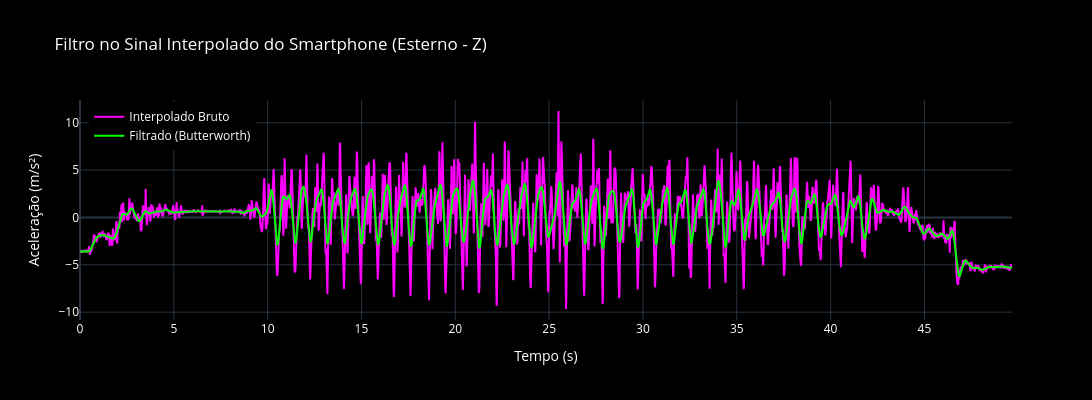

Here is the notebook cell this chart was saved with:
### Code cell
# === PARÂMETROS DO FILTRO ===
fc = 2  # Frequência de corte (Hz) – ajuste conforme necessário
order = 4  # Ordem do filtro

# === FUNÇÃO DE FILTRAGEM BUTTERWORTH ===
def butter_lowpass_filter(data, cutoff, fs, order=2):
    nyq = 0.5 * fs  # Frequência de Nyquist
    normal_cutoff = cutoff / nyq
    b, a = butter(order, normal_cutoff, btype='low', analog=False)
    y = filtfilt(b, a, data)
    return y

# === APLICA O FILTRO AO SINAL INTERPOLADO ===
Signal_filtered_sp = butter_lowpass_filter(Signal_interpolated_sp, fc, fs, order)

Signal_filtered_sp -= np.mean(Signal_filtered_sp)
Signal_interpolated_sp -= np.mean(Signal_interpolated_sp)


# === PLOTAGEM DO SINAL BRUTO vs FILTRADO ===
fig = go.Figure()

fig.add_trace(go.Scatter(
    x=New_Time_sp,
    y=Signal_interpolated_sp,
    mode='lines',
    name='Interpolado Bruto',
    line=dict(color='magenta')
))

fig.add_trace(go.Scatter(
    x=New_Time_sp,
    y=Signal_filtered_sp,
    mode='lines',
    name='Filtrado (Butterworth)',
    line=dict(color='lime')
))

fig.update_layout(
    title="Filtro no Sinal Interpolado do Smartphone (Esterno - Z)",
    xaxis_title="Tempo (s)",
    yaxis_title="Aceleração (m/s²)",
    template="plotly_dark",
    width=1500,
    height=400,
    plot_bgcolor='black',
    paper_bgcolor='black',
    font=dict(color='white'),
    legend=dict(x=0.01, y=0.99)
)

fig.show()

### Figure 1 — Plotly figure (JSON) as saved in the notebook; plotly's stock layout.template omitted (floating-point values rounded to 4 significant figures; data arrays with more than 128 entries replaced by an {"elided": "..."} marker saying what was removed)
{"data": [{"line": {"color": "magenta"}, "mode": "lines", "name": "Interpolado Bruto", "type": "scatter", "x": {"elided": "2981 float values"}, "y": {"elided": "2981 float values"}}, {"line": {"color": "lime"}, "mode": "lines", "name": "Filtrado (Butterworth)", "type": "scatter", "x": {"elided": "2981 float values"}, "y": {"elided": "2981 float values"}}], "layout": {"font": {"color": "white"}, "height": 400, "legend": {"x": 0.01, "y": 0.99}, "paper_bgcolor": "black", "plot_bgcolor": "black", "title": {"text": "Filtro no Sinal Interpolado do Smartphone (Esterno - Z)"}, "width": 1500, "xaxis": {"title": {"text": "Tempo (s)"}}, "yaxis": {"title": {"text": "Aceleração (m/s²)"}}}}
